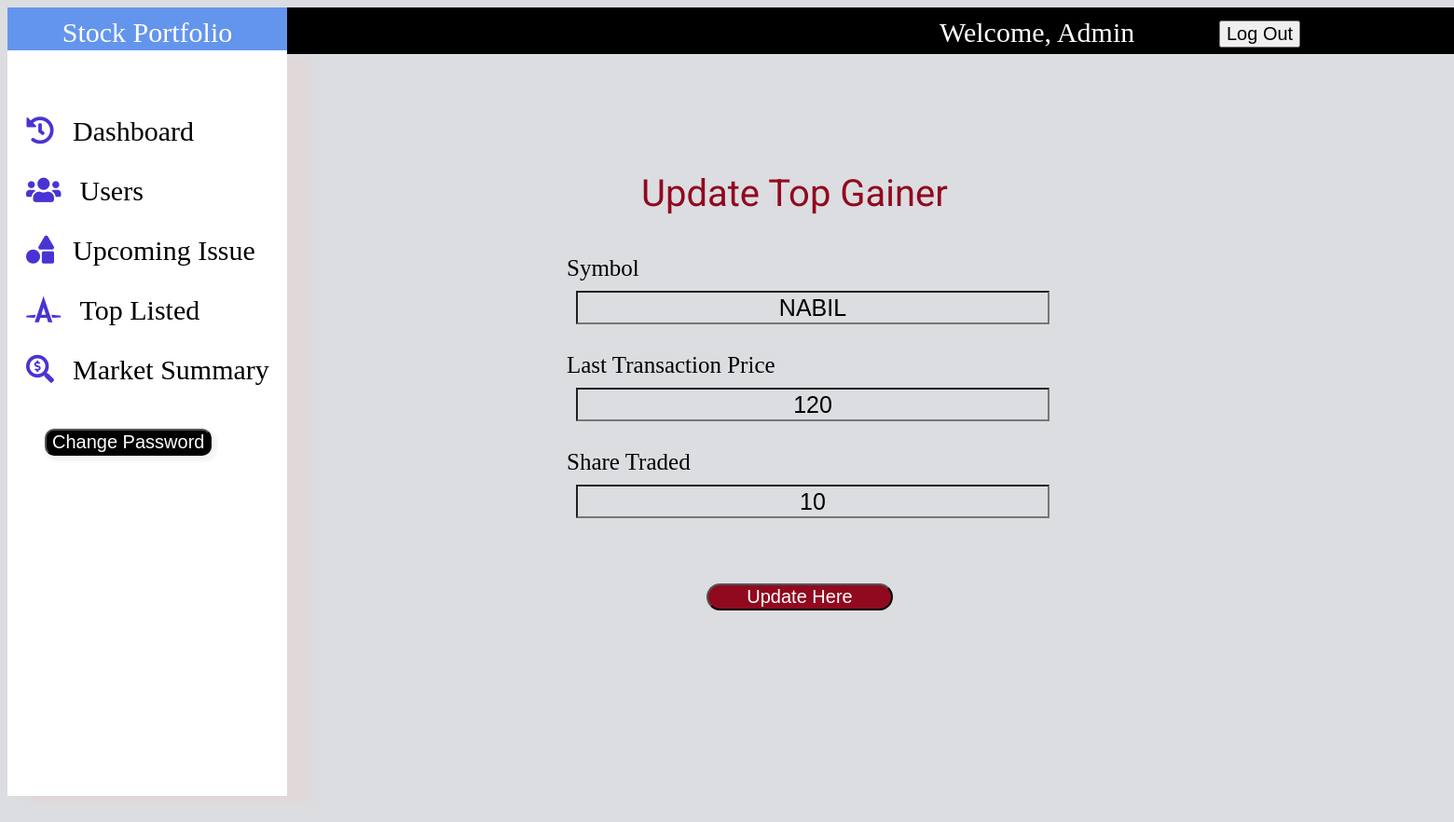
Screenshot of /project/admin/topgainerupdate.php?id=6 (signed in) with the database file from the repository.
### tables this page shows
CREATE TABLE `top_gainer` (
  `id` int(11) NOT NULL,
  `symbol` varchar(100) NOT NULL,
  `ltp` int(50) NOT NULL,
  `change` int(50) NOT NULL
);

### project/admin/topgainerupdate.php (the view, shortened to what this page needs)
<?php
include("main.php");
include("database.php");
 $sno=$_GET['id'];
 $sql="Select * from top_gainer where id={$sno}";
 $result=mysqli_query($conn,$sql);
 if(mysqli_num_rows($result)>0){
    while($row=mysqli_fetch_assoc($result)){
?>
<!DOCTYPE html>
<html lang="en">
<head>
      <link href="css/toplisted.css" rel="stylesheet">
      <link href="css/topgaineradd.css" rel="stylesheet">
      <link href="css/topupdate.css" rel="stylesheet">
</head>
<body>
<div id="main-head">
        <div id="headers">Update Top Gainer</div>
        <form onsubmit="return validation()" action="topgainerupdating.php" method="POST">
       <div id="label1">
             <label>Symbol</label><br>
             <input type="text" id="symbol" name="symbol" value="<?php echo $row['symbol']?>">
       </div>
       <div id="label2">
             <label>Last Transaction Price</label><br>
             <input type="text" id="ltp" name="ltp" value="<?php echo $row['ltp'];?>">
       </div>
       <div id="label3">
             <label>Share Traded</label><br>
             <input type="text" id="change" name="change" value="<?php echo $row['change'];?>">
       </div>
             <button name="submit" id="btn11">Update Here</button>
       </div>
      <?php
    }
}
    ?>
</body>
</html>

### project/admin/css/main.css (style rules this page uses)
body { background-color: #dcdde1; overflow: hidden; }
button { font-size: 20px; position: relative; top:-70px; left:1300px; }

### project/admin/css/toplisted.css (style rules this page uses)
#main-head { position: relative; top:-700px; left:400px; }

### project/admin/css/topgaineradd.css (style rules this page uses)
#headers { font-size: 40px; position: relative; top:20px; left:300px; color: #91091e; font-family: 'Roboto', sans-serif; }
form { position: relative; top:50px; left:200px; }
label { font-size: 25px; }
input { margin: 10px; margin-bottom: 30px; height: 30px; width: 500px; background-color: #dcdde1; outline: none; text-align: center; font-size: 25px; }
#btn11 { position: relative; left:150px; top:40px; width: 200px; color:white; background-color:#91091e; border-radius: 25px; }

### project/admin/css/topupdate.css (style rules this page uses)
#headers { height: 50px; width: 100vw; position: relative; top: 10px; left:-100px; padding-left: 380px; font-size: 40px; }

### rows the page displays
top_gainer: symbol "NABIL", ltp "120", change "10"

### other values shown
$_SESSION['mail'] "Admin"
